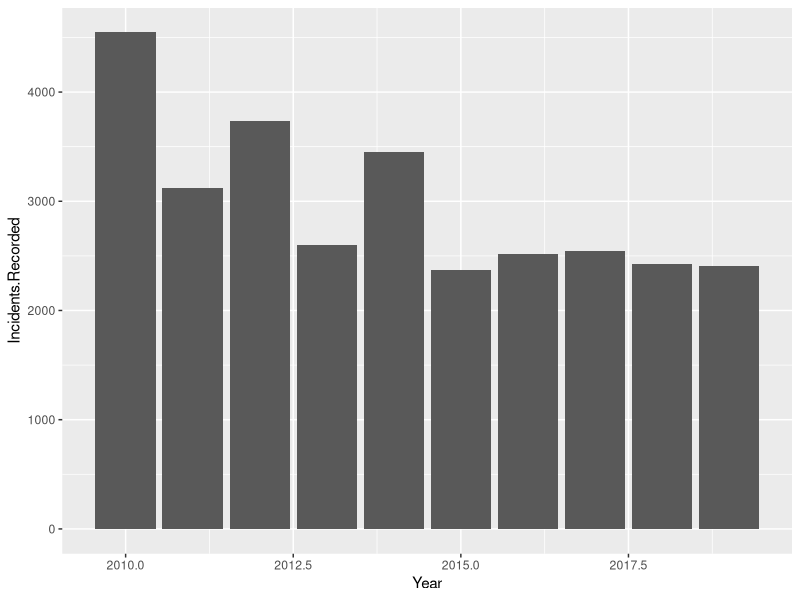

Write the R code that produced this figure.
## ---- chunk 1
knitr::opts_chunk$set(echo = TRUE)
## ---- chunk 2
# Libraries

library(tidyverse)
library(readr)
library(kableExtra)
library(bookdown)
library(ggplot2)

## ---- chunk 3
knitr::opts_chunk$set(echo = TRUE)
## ---- chunk 4
# Libraries

library(tidyverse)
library(readr)
library(kableExtra)
library(bookdown)
library(ggplot2)

## ---- chunk 5
crimedata <- read.csv("data/Data_Tables_Criminal_Incidents_Visualisation_Year_Ending_December_2019.csv")
## ---- chunk 6
tidydata <- crimedata %>%
  filter(Offence.Division == "D Public order and security offences") %>%
  select(Year, 
         Offence.Division,
         Incidents.Recorded)%>%
  mutate(Incidents.Recorded = as.numeric(Incidents.Recorded))
  

ggplot(tidydata,
       aes(Year, Incidents.Recorded))+
  geom_col()
